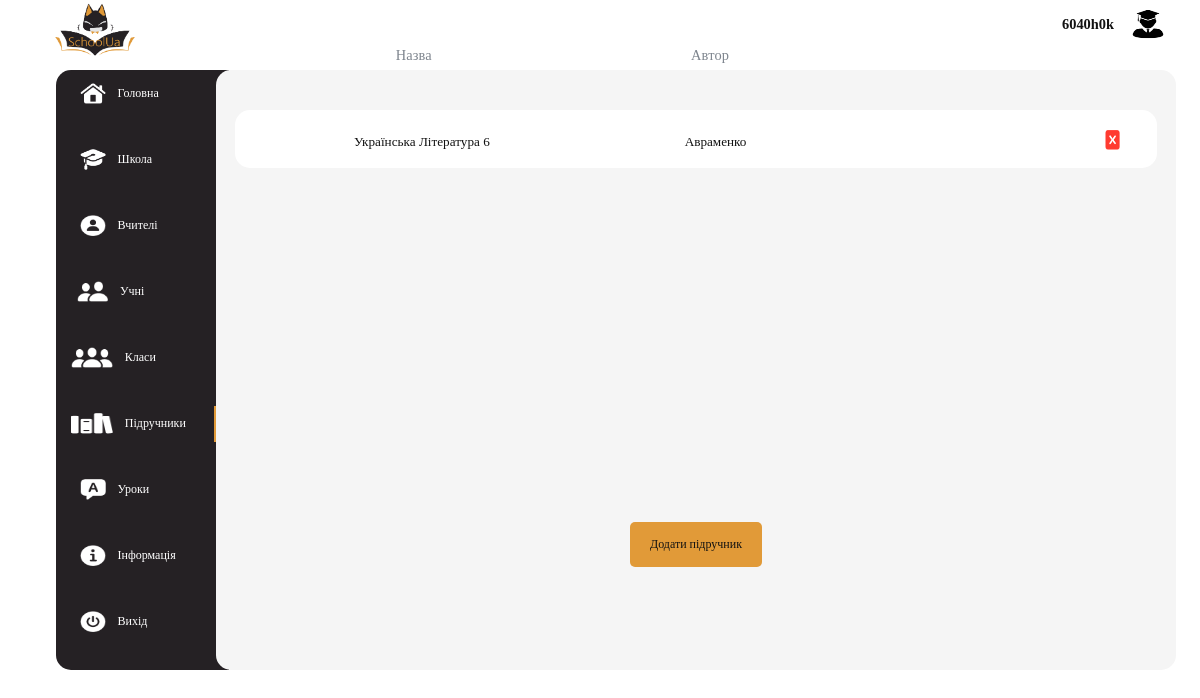
Screenshot of /school/19/books/ (signed in) with the database file from the repository.
### MainApp/models.py (models this page shows)
class Book_model(models.Model):
    title = models.CharField(max_length=255)
    avtor = models.CharField(max_length=255)
    url = models.CharField(max_length=255)

### MainApp/views.py (the view)
# urls.py: path('school/<int:id_school>/books/', Books.as_view(), name = "books"),
class Books(TemplateView):
    template_name = "MainApp/books.html"
    range_cycle = 0
    error_text = None
    def dispatch(self, request, id_school):
        tmp = buttons_menu(request, id_school)
        if tmp != None:
            return redirect(tmp)
        make = False
        all_books = Book_model.objects.all()
        school = School.objects.get(pk = id_school)
        if request.method == 'POST':
            if request.POST.get('id'):
                return redirect('/school/' + str(id_school) + '/books/' + str(request.POST.get('id')))
        return render(request, self.template_name,
                    context= {'school': school,'select_menu': 9, 'range':all_books, 'make':make,
                            'account':check_account(request,id_school)})

### MainApp/templates/MainApp/books.html (shortened to what this page needs)
{% extends 'MainApp/base.html' %}
{% load static %}
{% block content %}
<main class='base_main'>
    <ul class="ul_named">
        <li class="li_named">
            <h3 class="h3_named">
                Назва
            </h3>
        </li>
        <li class="li_named">
            <h3 class="h3_named">
                Автор
            </h3>
        </li>
    </ul>
    <div class="div_schools">
        <ul class='ul_schools'>
            {% for i in range %}
            <li class="li_schools">
                <form action="" class="form_school" method="POST">
                        <div class='button_schools'>
                            <ul class='ul_school'>
                                <li class="li_school">
                                    {{i.title}}
                                </li>
                                <li class="li_school">
                                    {{i.avtor}}
                                </li>
                            </ul>
                        </div>
                        {% if perms.MainApp.show_school %}
                            <button name="button_del" value="{{i.id}}"class="button_del_school">
                                <img src="{% static 'image/del.png' %}" alt="">
                            </button>
                        {% endif %}
                        <button name='id'  value="{{i.id}}" class="disable_error">Переглянути</button>
                </form>
            </li>
            {% endfor %}
        </ul>
    </div>
    <p class="p_make_school">
        {% if perms.MainApp.show_school %}
        <form action="" method="POST">
            <button  class="button_make_school" name='make' value="1">Додати підручник</button>
        </form>
        {% endif %}
    </p>
</main>
{% endblock %}

### MainApp/templates/MainApp/base.html (shortened to what this page needs)
{% load static %}
<!DOCTYPE html>
<html lang="en">
<head>
    <link rel="stylesheet" href="{% static 'base.css' %}" type="text/css">
    <link rel="stylesheet" href="{% static 'schools.css' %}" type="text/css">
    <link rel="stylesheet" href="{% static 'home.css' %}" type="text/css">
    <link rel="stylesheet" href="{% static 'auth.css' %}" type="text/css">
    <link rel="stylesheet" href="{% static 'school.css' %}" type="text/css">
    <link rel="stylesheet" href="{% static 'class.css' %}" type="text/css">
    <link rel="stylesheet" href="{% static 'schadult.css' %}" type="text/css">
    <link rel="stylesheet" href="{% static 'about_us.css' %}" type="text/css">
    <link rel="stylesheet" href="{% static 'about_site.css' %}" type="text/css">
    <link rel="stylesheet" href="{% static 'contacts.css' %}" type="text/css">
    <link rel="stylesheet" href="{% static 'student.css' %}" type="text/css">
    <link rel="stylesheet" href="{% static 'teacher.css' %}" type="text/css">
    <link rel="stylesheet" href="{% static 'school_contacts.css' %}" type="text/css">
    <link rel="stylesheet" href="{% static 'school_info.css' %}" type="text/css">
    <link rel="stylesheet" href="{% static 'marks.css' %}" type="text/css">
    </head>
    <body>
        {% block main-menu %}
        {% if request.user.is_authenticated %}
        <form action="" method="POST" class="account_form">
            <button class="account_button" name="account" value="{{account.value}}">{{account.name}}</button>
            <button class="account_button" name="account" value="{{account.value}}"><img class = 'account_img' src="{% static 'image/acc.png' %}" alt=""></button>
        </form>
        {% endif %}
        <img src="{% static 'image/logo.png' %}" class="logo" alt="">
        <nav class="menu">
          <ul class="menu_ul">
                {% if select_menu == 0 %}
                    <div class="menu_div_selected">
                {% else %}
                    <div class="menu_div">
                {% endif %}
                    <form action="" method="GET" class="menu_form">
                        <button class="menu_a" name='button_id_menu' value="1">
                            <li class="menu_li">
                                <span   class="menu_span">
                                    <img class="menu_icon" src="{% static 'image/home.png' %}" alt="">
                                    <p class="menu_text">Головна</p>
                                </span>
                            </li>
                        </button>
                    </form>
                    </div>
                {% if request.user.is_authenticated %}
                {% if select_menu == 1 %}
                    <div class="menu_div_selected">
                {% else %}
                    <div class="menu_div">
                {% endif %}
                    <form action="" method="GET" class="menu_form">
                        <button class="menu_a" name='button_id_menu' value="2">
                            <li class="menu_li">
                                <span   class="menu_span">
                                    <img class="menu_icon" src="{% static 'image/school.png' %}" alt="">
                                    {% if type_menu == 1 %}
                                    <p class="menu_text">Школи</p>
                                    {% else %}
                                    <p class="menu_text">Школа</p>
                                    {% endif %}
                                </span>
                            </li>
                        </button>
                    </form>
                    </div>
                {% endif %}
                {% if perms.MainApp.show_school %}
                    {% if select_menu == 2 %}
                        <div class="menu_div_selected">
                    {% else %}
                        <div class="menu_div">
                    {% endif %}
                        <form action="" method="GET" class="menu_form">
                            {% if type_menu == 1 %}
                            {% else %}
                            <button class="menu_a" name='button_id_menu' value="3">
                                <li class="menu_li">
                                    <span   class="menu_span">
                                            <img class="menu_icon" src="{% static 'image/teachers.png' %}" alt="">
                                            <p class="menu_text">Вчителі</p>
                                    </span>
                                </li>
                            </button>
                            {% endif %}
                        </form>
                        </div>
                {% endif %}
                {% if perms.MainApp.teacher or perms.MainApp.show_school %}
                    {% if select_menu == 3 %}
                        <div class="menu_div_selected">
                    {% else %}
                        <div class="menu_div">
                    {% endif %}
                    <form action="" method="GET" class="menu_form">
                        {% if type_menu == 1 %}
                        {% else %}
                        <button class="menu_a" name='button_id_menu' value="4">
                            <li class="menu_li">
                                <span   class="menu_span">
                                        <img class="menu_icon_pupils" src="{% static 'image/pupils.png' %}" alt="">
                                        <p class="menu_text">Учні</p>
                                </span>
                            </li>
                        </button>
                        {% endif %}
                    </form>
                    </div>
                {% endif %}
                {% if request.user.is_authenticated %}
                    {% if select_menu == 4 %}
                        <div class="menu_div_selected">
                    {% else %}
                        <div class="menu_div">
                    {% endif %}
                    <form action="" method="GET" class="menu_form">
                        {% if type_menu == 1 %}
                        {% else %}
                        <button class="menu_a" name='button_id_menu' value="5">
                            <li class="menu_li">
                                <span   class="menu_span">
                                        <img class="menu_icon_classes" src="{% static 'image/classes.png' %}" alt="">
                                        {% if perms.MainApp.view_student and not request.user.is_superuser %}
                                        <p class="menu_text">Клас</p>
                                        {% else %}
                                        <p class="menu_text">Класи</p>
                                        {% endif %}
                                </span>
                            </li>
                        </button>
                        {% endif %}
                    </form>
                    </div>
                {% endif %}
                {% if request.user.is_authenticated %}
                    {% if select_menu == 9 %}
                        <div class="menu_div_selected">
                    {% else %}
                        <div class="menu_div">
                    {% endif %}
                    <form action="" method="GET" class="menu_form">
                        {% if type_menu == 1 %}
                        {% else %}
                        <button class="menu_a" name='button_id_menu' value="9">
                            <li class="menu_li">
                                <span   class="menu_span">
                                        <img class="menu_icon_classes" src="{% static 'image/books.png' %}" alt="">
                                        <p class="menu_text">Підручники</p>
                                </span>
                            </li>
                        </button>
                        {% endif %}
                    </form>
                    </div>
                {% endif %}
                {% if perms.MainApp.teacher or perms.MainApp.show_school %}
                    {% if select_menu == 5 %}
                        <div class="menu_div_selected">
                    {% else %}
                        <div class="menu_div">
                    {% endif %}
                    <form action="" method="GET" class="menu_form">
                        {% if type_menu == 1 %}
                        {% else %}
                        <button class="menu_a" name='button_id_menu' value="6">
                            <li class="menu_li">
                                <span   class="menu_span">
                                        <img class="menu_icon" src="{% static 'image/lessons.png' %}" alt="">
                                        <p class="menu_text">Уроки</p>
                                </span>
                            </li>
                        </button>
                        {% endif %}
                    </form>
                        </div>
                {% endif %}
                {% if select_menu == 6 %}
                    <div class="menu_div_selected">
                {% else %}
                    <div class="menu_div">
                {% endif %}
                <form action="" method="GET" class="menu_form">
                    {% if type_menu == 1 and request.user.is_authenticated %}
                    {% else %}
                    <button class="menu_a" name='button_id_menu' value="7">
                        <li class="menu_li">
                            <span   class="menu_span">
                                    <img class="menu_icon" src="{% static 'image/info.png' %}" alt="">
                                    <p class="menu_text">Інформація</p>
                            </span>
                        </li>
                    </button>
                    {% endif %}
                </form>
                    </div>
                {% if select_menu == 7 %}
                    <div class="menu_div_selected">
                {% else %}
                    <div class="menu_div">
                {% endif %}
                <form action="" method="GET" class="menu_form">
                    <button class="menu_a" name='button_id_menu' value="8">
                        <li class="menu_li">
                            <span   class="menu_span">
                                    {% if request.user.is_authenticated %}
                                    <img class="menu_icon" src="{% static 'image/exit.png' %}" alt="">
                                    <p class="menu_text">Вихід</p>
                                    {% else %}
                                    <ion-icon class="menu_icon" name="enter-outline"></ion-icon>
                                        <p class="menu_text">Вхід</p>
                                    {% endif %}
                            </span>
                        </li>
                    </button>
                </form>
                    </div>
          </ul>
        </nav>
        {% endblock main-menu %}
        {% block content %}
        {% endblock %}
    </body>
</html>

### rows the page displays
Book_model: title "Українська Література 6", avtor "Авраменко", {{ i.id }} 1 (drawn)

### other values shown
{{ account.name }} "6040h0k"
